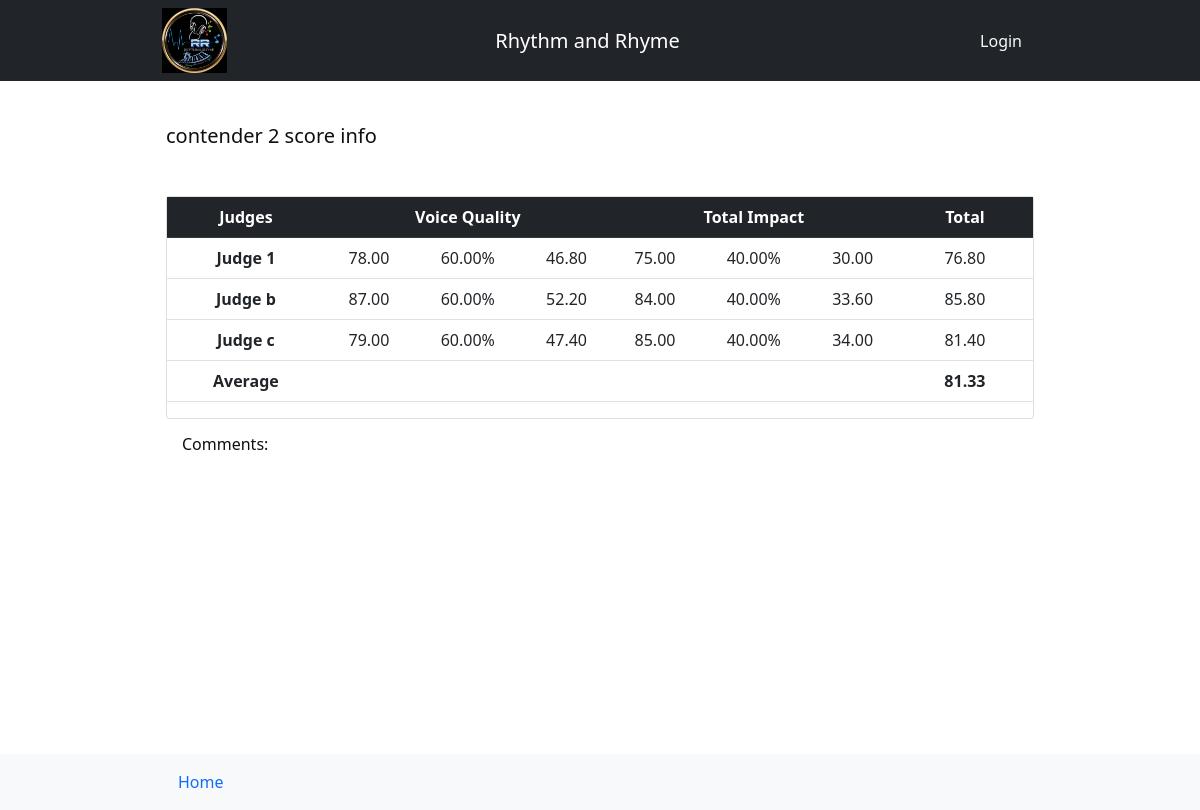
Before: /compi/result-info/5 with the older database file.
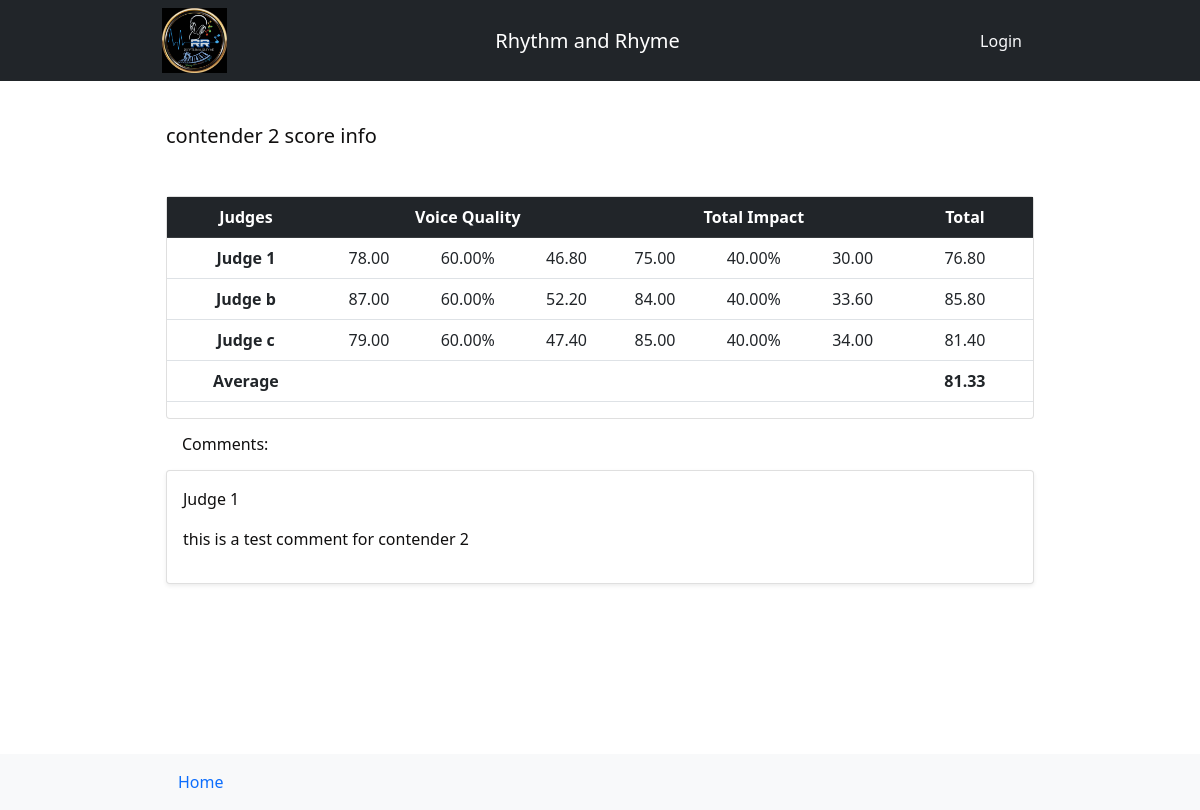
After: the same page with the newer database file.
### compi/models.py (models this page shows, shortened)
class Contender(models.Model):
    smule_name = models.CharField(max_length=50)
    line_name = models.CharField(max_length=50)
    image = models.ImageField(default='default.jpg', upload_to='contenders_images')
    included = models.BooleanField(default=False)
    competition = models.ForeignKey(Competition, null=True, on_delete=models.CASCADE)

class Criteria(models.Model):
    name = models.CharField(max_length=200)
    description = models.TextField()
    percentage = models.DecimalField(max_digits=5, decimal_places=2)
    competition = models.ForeignKey(Competition, null=True, on_delete=models.CASCADE)

class Judge(models.Model):
    name = models.CharField(max_length=50)
    image = models.ImageField(default='default.jpg', upload_to='judges_images')
    need_comment = models.BooleanField(default=True)
    user = models.ForeignKey(RRUser, null=True, on_delete=models.CASCADE)
    competition = models.ForeignKey(Competition, null=True, on_delete=models.CASCADE)

class Score(models.Model):
    score = models.DecimalField(max_digits=5, decimal_places=2, default=0.00)
    entry = models.ForeignKey(Entry, on_delete=models.CASCADE)
    criteria = models.ForeignKey(Criteria, null=True, on_delete=models.CASCADE)
    judge = models.ForeignKey(Judge, on_delete=models.CASCADE)

class Comment(models.Model):
    comment = models.TextField(null=True)
    entry = models.ForeignKey(Entry, on_delete=models.CASCADE)
    judge = models.ForeignKey(Judge, on_delete=models.CASCADE)

### compi/views.py (the view)
# urls.py: path('result-info/<int:entry_id>', result_info, name='compi-result-info')
def result_info(request, entry_id):
    entry = Entry.objects.filter(id=entry_id).first()
    comp = entry.competition
    judges = Judge.objects.filter(competition=comp)
    contender = entry.contender.smule_name
    scores = Score.objects.filter(entry=entry)
    data = []
    criterias = []
    for judge in judges:
        judge_scores = Score.objects.filter(entry=entry, judge=judge)
        all_score = []
        for score in judge_scores:
            if score.criteria.name not in criterias:
                criterias.append(score.criteria.name)
            all_score.append({
                'grade':score.score,
                'percentage':score.criteria.percentage,
                'score':round(score.criteria.percentage / 100 * score.score, 2)
            })
        total = 0
        for all in all_score:
            total += all['score']
        data.append({
            'info':all_score,
            'total':total,
            'judge':judge.name
        })
    grand_total = 0
    for d in data:
        grand_total += d['total']
    spacing = []
    for i in criterias:
        spacing.append('-')
    all_comments = Comment.objects.filter(entry=entry)
    comments = []
    for comment in all_comments:
        if comment.comment != None:
            comments.append(comment)
    context = {
        'data':data,
        'criterias':criterias,
        'spacing':spacing,
        'total':round(grand_total / len(judges), 2),
        'comments':comments,
        'contender':contender
    }
    return render(request, 'compi/result-info.html',  context)

### compi/templates/compi/result-info.html (shortened to what this page needs)
{% extends "web/base.html" %}
{% block content %}
    <h5 class="my-5">{{contender}} score info</h5>
    <div class="card p-0, mt-5">
        <div class="table-responsive">
            <table class="table">
                <thead class="table-dark">
                    <tr>
                        <th class="text-center px-4">Judges</th>
                        {% for criteria in criterias %}
                            <th colspan='3' class='text-center'>{{criteria}}</th>
                        {% endfor %}
                        <th class='text-center px-4'>Total</th>
                </thead>
                <tbody>
                    {% for r in data %}
                        <tr>
                            <th class="text-center">{{r.judge}}</th>
                            {% for i in r.info  %}
                                <td class="text-center">{{i.grade}}</td>
                                <td class="text-center">{{i.percentage}}%</td>
                                <td class="text-center">{{i.score}}</td>
                            {% endfor %}
                            <td class="text-center">{{r.total}}</td>
                        </tr>
                    {% endfor %}
                    <tr>
                        <th class="text-center">Average</th>
                        {% for s in spacing %}
                            <td colspan='3'></td>
                        {% endfor %}
                        <th class="text-center">{{total}}</th>
                    </tr>
                </tbody>
            </table>
        </div>
    </div>
    <h6 class="form-label m-3">Comments:</h6>
    {% for comment in comments %}
        <div class="card mb-3 shadow-sm">
            <div class="card-body">
                <p>{{comment.judge.name}}</p>
                <p>{{comment.comment}}</p>
            </div>
        </div>
    {% endfor %}
{% endblock content %}

### web/templates/web/base.html (shortened to what this page needs)
<!DOCTYPE html>
<html>
    <head>
        <link rel="stylesheet" href="">
        <link href="https://cdn.jsdelivr.net/npm/bootstrap@5.0.2/dist/css/bootstrap.min.css" rel="stylesheet">
    </head>
    <body>
        <div class='App p-3'>
            <nav class="navbar fixed-top navbar-dark bg-dark">
                <div class="container-fluid nav-container">
                    <img src="http://127.0.0.1:8000/media/main/rrlogo.jpg" style="width:65px">
                    <a class="navbar-brand" href="#">Rhythm and Rhyme</a>
                    <div class='d-flex'>
                        {% if user.is_authenticated %}
                            <a href="{% url 'web-logout' %}" class="nav-link text-light">Logout</a>
                        {% else %}
                            <a href="{% url 'web-login' %}" class='nav-link text-light'>Login</a>
                        {% endif %}
                    </div>
                </div>
            </nav>
            {% block content %}
            {% endblock content %}
            <nav class="navbar fixed-bottom navbar-light bg-light">
                <div class="container-fluid nav-container">
                    <div class='row'>
                        <div class="col-4">
                            <a href="{% url 'web-home' %}" class="nav-link">Home</a>
                        </div>
                        <div class="col-4"></div>
                        <div class="col-4"></div>
                    </div>
                </div>
            </nav>
        </div>
    </body>
</html>

### web/templates/web/base.html (style rules this page uses)
.App { position:relative; max-width: 900px; min-height: calc(100vh - 110px); margin:60px auto; background-color:white; color:rgb(16, 15, 15) }
.nav-container { position: relative; display:flex; align-items: center; max-width: 900px; margin:auto; }

Changed rows visible on the page:
now on this page (row edited): Comment: judge.name "Judge 1", comment "this is a test comment for contender 2"
